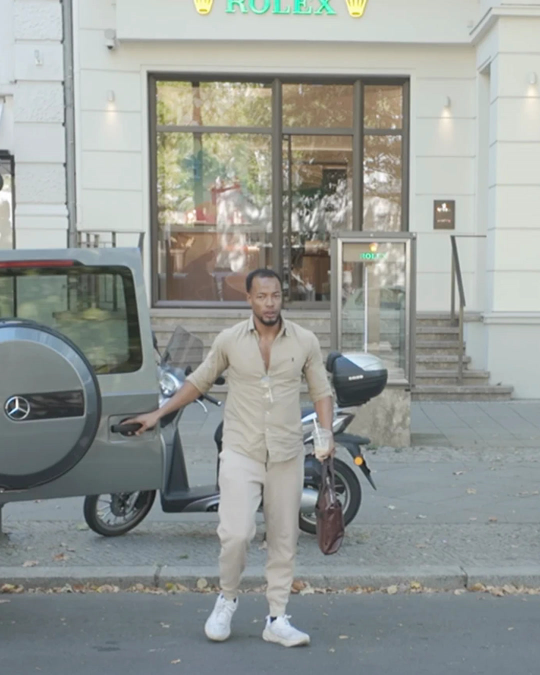
#> input picture brain/projects/berlin-rich-vs-poor/stills/2026-10-30_hero_gklasse_rolex_4x5.jpg, 1080 x 1350 px (shown at 1/2 size)
$ python blur_face.py ../projects/berlin-rich-vs-poor/stills/2026-10-30_hero_gklasse_rolex_4x5.jpg out.png --ellipse 5 5 5 5
#> lines starting #> are read from the running program, lines starting #| are printed output that depends on the picture; after the words box and inside, x2 and y2 are one past the last pixel; in counts of white or black regions, pixels touching at a corner belong together
#!/usr/bin/env python3
"""Documentary-style face anonymisation on a full-resolution still (apply on the 4K SOURCE, before cropping).

  python3 blur_face.py in.png out.png --ellipse CX CY RX RY [--mode blur|mosaic] [--sigma 14]
          [--feather 6] [--block 8] [--grain-patch X0 Y0 X1 Y1] [--grain-sd N] [--seed 11]

Default = what documentaries do: a feathered, head-shaped ellipse with a heavy smooth Gaussian blur
(sigma ~ 14 % of the head width) so the head silhouette stays but no feature survives, plus film grain
matched to the surroundings so the patch is not "cleaner" than the rest. --mode mosaic = fine pixels
(block 8 px at 4K); it reads as a censor box and its blocks mix in background — second choice.
Find the ellipse by cropping the area with a coordinate grid and viewing a gamma-lifted copy.
Needs python3 with numpy + opencv-python-headless (run with -I when the input is untrusted).
His rule (Istanbul brief, Görli): blur faces of anyone who did not consent or asked for it (MEMORY §6).
"""
import argparse, sys
import cv2, numpy as np

ap = argparse.ArgumentParser()
ap.add_argument("src"); ap.add_argument("dst")
ap.add_argument("--ellipse", nargs=4, type=int, required=True, metavar=("CX", "CY", "RX", "RY"))
ap.add_argument("--mode", choices=("blur", "mosaic"), default="blur")
ap.add_argument("--sigma", type=float, default=14.0); ap.add_argument("--feather", type=float, default=6.0)
ap.add_argument("--block", type=int, default=8)
ap.add_argument("--grain-patch", nargs=4, type=int, metavar=("X0", "Y0", "X1", "Y1"))
ap.add_argument("--grain-sd", type=float); ap.add_argument("--seed", type=int, default=11)
a = ap.parse_args()

img = cv2.imread(a.src)
#> img is the input picture: shape (1350, 1080, 3); mean B, G, R 150.1, 154, 149.3
if img is None: sys.exit("cannot read " + a.src)
h, w = img.shape[:2]; cx, cy, rx, ry = a.ellipse
#> after `h, w = img.shape[:2]`: h = 1350; w = 1080
m = np.zeros((h, w), np.float32); cv2.ellipse(m, (cx, cy), (rx, ry), 0, 0, 360, 1.0, -1)
#> after `cv2.ellipse(m, (cx, cy), (rx, ry), 0, 0, 360, 1.0, -1)`:
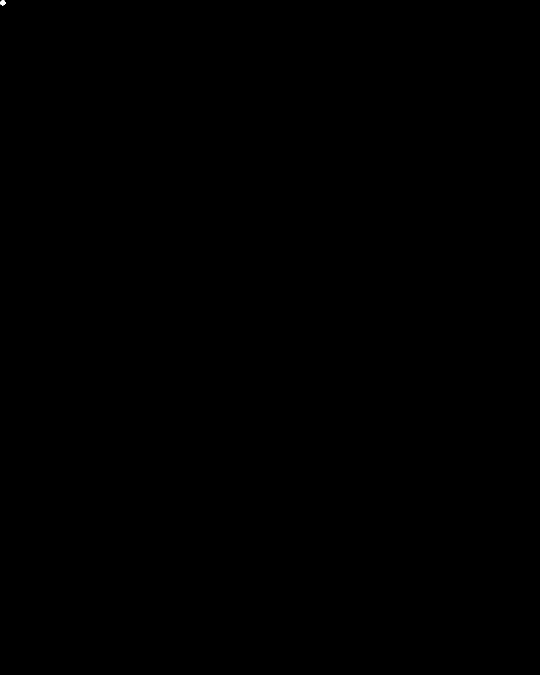
#> m: shape (1350, 1080) float32 (shown at 1/2 size); values 0 (black) and 1 (white), 0.01% white; 1 white region, box (x1, y1, x2, y2) and area: (0, 0, 11, 11) 89
m = cv2.GaussianBlur(m, (0, 0), a.feather if a.mode == "blur" else 3)[..., None]
if a.mode == "blur":
    if a.grain_sd is not None: sd = a.grain_sd
    elif a.grain_patch:
        x0, y0, x1, y1 = a.grain_patch; ref = img[y0:y1, x0:x1].astype(np.float32)
        sd = float((ref - cv2.GaussianBlur(ref, (0, 0), 2.0)).std())
    else:   # auto: robust noise estimate from a ring around the head
        yy, xx = np.ogrid[:h, :w]; d = ((xx - cx) / rx) ** 2 + ((yy - cy) / ry) ** 2
#> after `yy, xx = np.ogrid[:h, :w]`: yy = 1350 values from 0 to 1349
        ring = img[(d > 2.0) & (d < 4.0)].astype(np.float32).reshape(-1, 3)
#> ring = 68 rows, first 8: [225, 218, 209], [225, 218, 209], [225, 218, 209], [225, 218, 209], [225, 218, 209], [225, 218, 209], [225, 218, 209], [225, 218, 209]
        sd = float(np.median(np.abs(ring - np.median(ring, axis=0))) * 1.4826 * 0.5)
#> sd = 0
    noise = np.random.default_rng(a.seed).normal(0, sd, img.shape).astype(np.float32)
#> noise: shape (1350, 1080, 3) float32; every value is 0
    fx = cv2.GaussianBlur(img, (0, 0), a.sigma).astype(np.float32) + noise
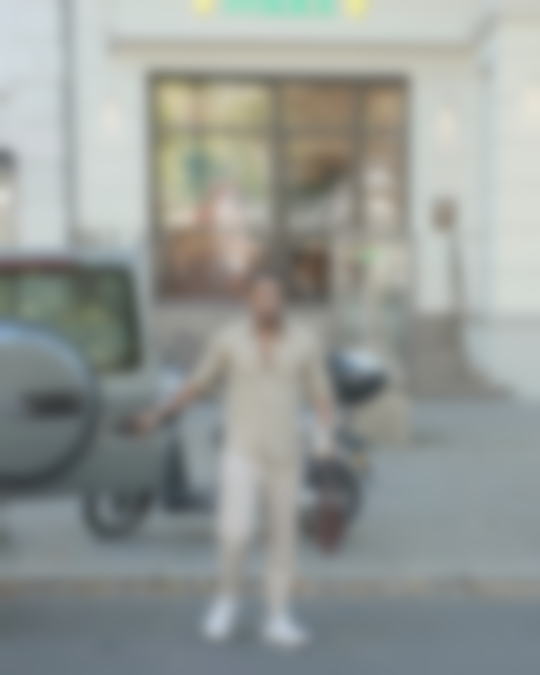
#> fx: shape (1350, 1080, 3) float32 (shown at 1/2 size); mean B, G, R 150.2, 154.1, 149.2
else:
    small = cv2.resize(img, (w // a.block, h // a.block), interpolation=cv2.INTER_AREA)
    fx = cv2.resize(small, (w, h), interpolation=cv2.INTER_NEAREST).astype(np.float32)
out = np.clip(img * (1 - m) + fx * m, 0, 255).astype(np.uint8)
cv2.imwrite(a.dst, out)
print(f"{a.mode}: ellipse {2*rx}x{2*ry}px at ({cx},{cy})" + (f", grain sd {sd:.2f}" if a.mode == "blur" else f", block {a.block}px"))
#| blur: ellipse 10x10px at (5,5), grain sd 0.00
